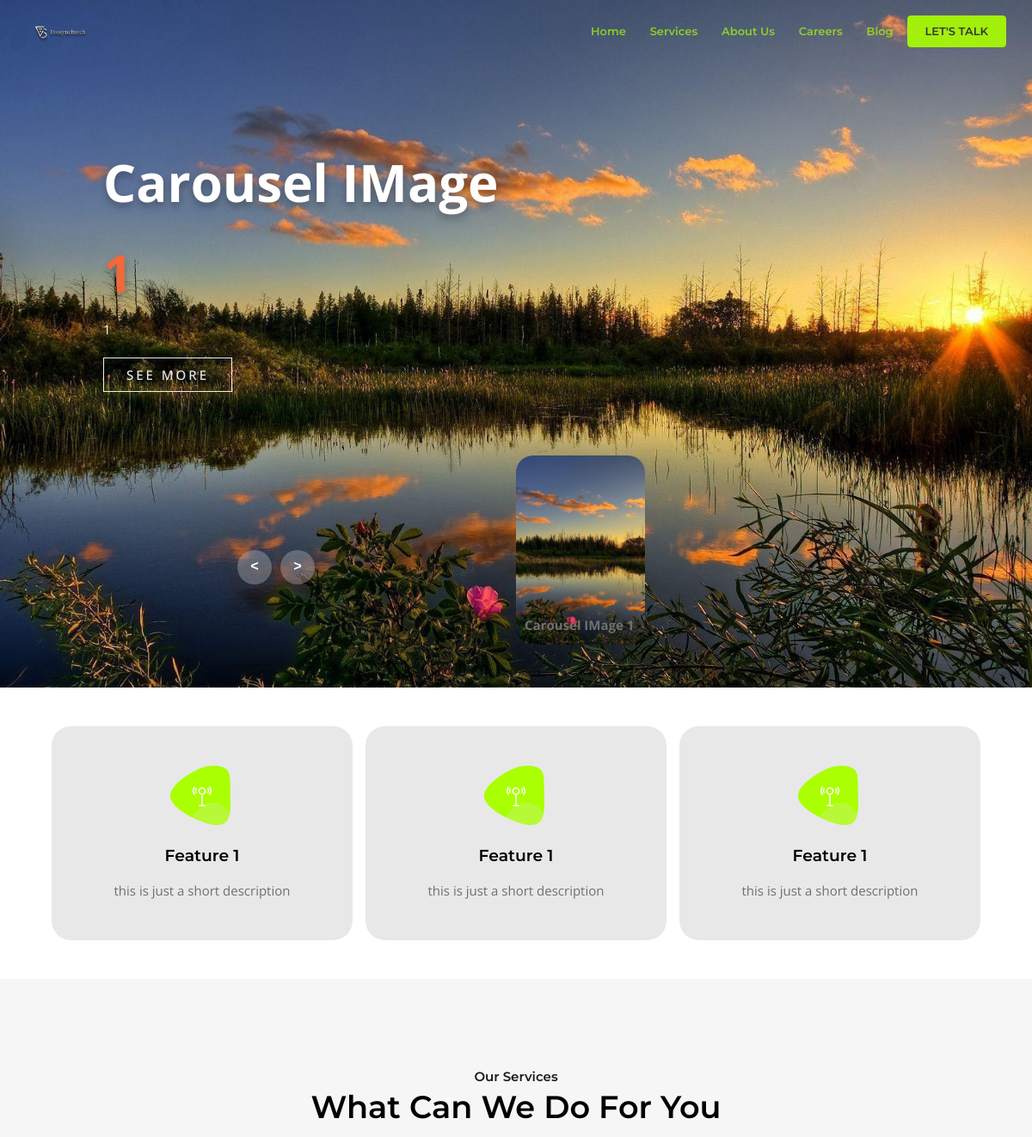
/ (upper part), run on an earlier commit of the app's database.
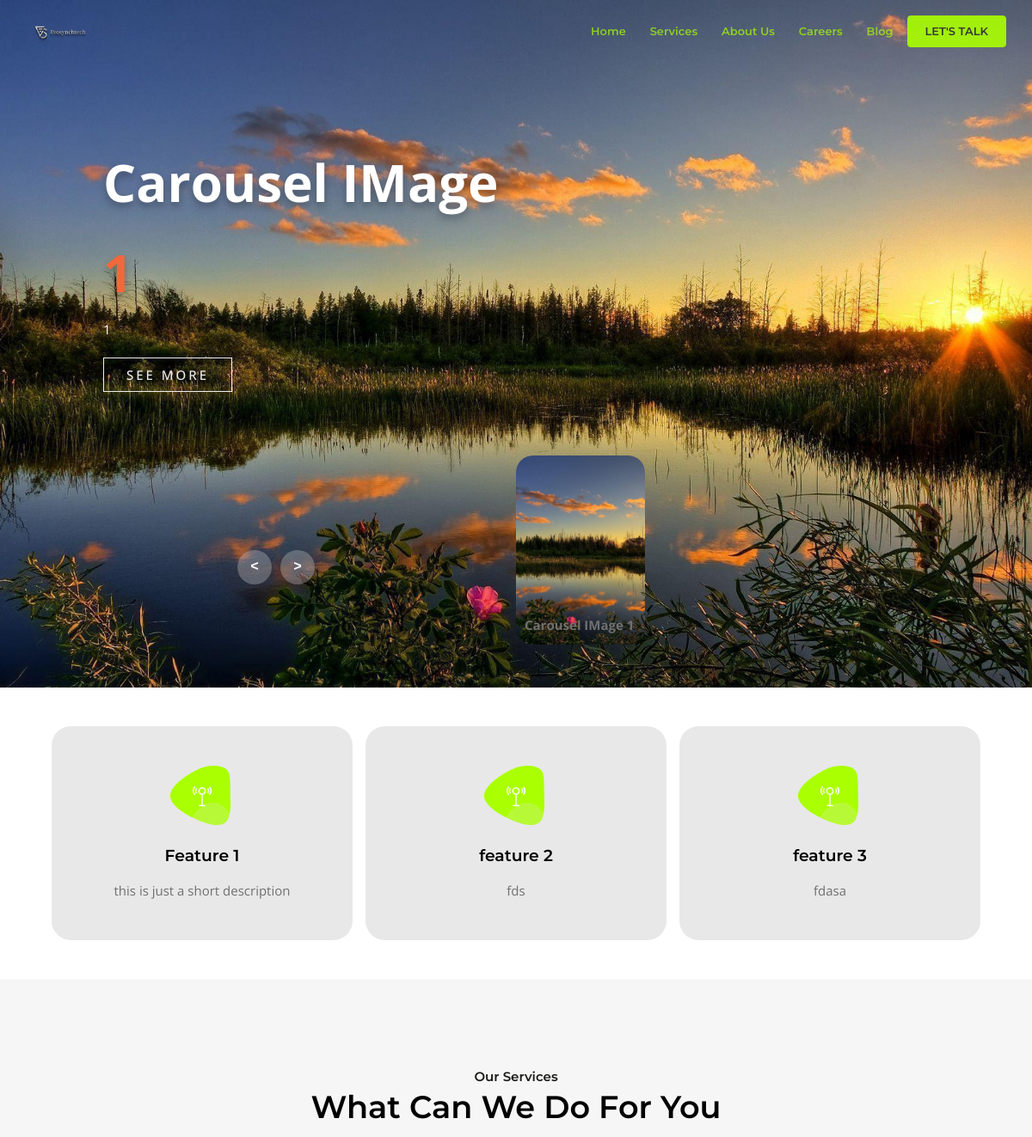
And on a later commit of the database.
### home/models.py (models this page shows, shortened)
class Carousel(models.Model):
    title=models.CharField(max_length=40,validators=[validate_title])
    description=models.TextField()
    image=models.ImageField(upload_to="carousel/images/",null=True,blank=True)
    @property
    def split_title(self):
        title_list = self.title.split(" ")
        main_title = " ".join(title_list[:-1])
        second_title = title_list[-1]
        return main_title, second_title

class Feature(models.Model):
    title=models.CharField(max_length=150)
    short_description=models.CharField(max_length=150)
    logo=models.ImageField(upload_to="features/")

### home/views.py (the view)
# urls.py: path("",views.homePage, name="home_page"),
def homePage(request):
    features=Feature.objects.all()
    services=Service.objects.all()
    blogs=Blog.objects.all().order_by("-id")[:3]
    testimonials=Testimonial.objects.all().order_by("-id")[:6]
    clients=Client.objects.all()
    carousels=Carousel.objects.all().order_by("-id")
    response_data={
        "features":features,
        "services":services,
        "blogs":blogs,
        "testimonials":testimonials,
        "clients":clients,
        "carousels":carousels[:4]
    }
    return render(request,"home/home.html",context=response_data)

### templates/home/home.html (shortened to what this page needs)
{% extends "index.html" %} {% load static %} {% block content %}
<header class="header-v2">
  <nav class="nav-v2">
  </nav>
</header>
{% if carousels %}
<section class="promo-section">
  <div class="carousel-v2">
    <div class="list-v2">
      {% for carousel in carousels %}
      <div class="item-v2">
        <img class="img-v2" src="{{carousel.image.url}}" width="100%"  />
        <div class="content-v2">
          {% with carousel.split_title as title_parts %}
            <div class="title-v2">{{ title_parts.0 }}</div>
            <div class="topic-v2">{{ title_parts.1 }}</div>
        {% endwith %}
          <div class="des-v2">
            {{carousel.description}}
          </div>
          <div class="buttons-v2">
            <button>SEE MORE</button>
          </div>
        </div>
      </div>
      {% endfor %}
    </div>
    <div class="thumbnail-v2">
      {% for carousel in carousels %}
      <div class="item-v2">
        <img src="{{carousel.image.url}}" alt="carousel-{{carousel.title}}"/>
        <div class="content-v2">
          <div class="title-v2">
            {{carousel.title}}
          </div>
        </div>
      </div>
      {% endfor %}
    </div>
    <div class="arrows-v2">
      <button id="prev-v2"><</button>
      <button id="next-v2">></button>
    </div>
  </div>
</section>
{% endif %}
{% if features %}
<section class="promo-section p-5">
  <div class="container">
    <div class="owl-carousel owl-theme promo-carousel">
      {% for feature in features %}
      <div class="item">
          <div
            style="box-shadow: none;" class="single-promo-2 single-promo-hover rounded text-center white-bg p-5"
          >
            <div class="circle-icon">
              <span class="ti-signal text-white"></span>
            </div>
            <h5>{{feature.title}}</h5>
            <p>
              {{feature.short_description}}
            </p>
          </div>
      </div>
      {% endfor %}
    </div>
  </div>
</section>
{% endif %}
{% if services %}
<section class="services-section ptb-100 gray-light-bg">
    <div class="container">
      <div class="row justify-content-center">
        <div class="col-md-8">
          <div class="section-heading text-center mb-5">
            <strong class="color-secondary">Our Services</strong>
            <h2>What Can We Do For You</h2>
          </div>
        </div>
      </div>
    </div>
  </section>
{% endif %}
{% endblock content %} {% include "includes/footer.html" %}

### templates/index.html (shortened to what this page needs)
{% load static %}
<!DOCTYPE html>
<html lang="en">
<head>
    <link rel="stylesheet" href="https://cdnjs.cloudflare.com/ajax/libs/font-awesome/6.5.2/css/all.min.css" />
    <link rel="stylesheet" href="{% static 'css/bootstrap.min.css' %}">
    <link rel="stylesheet" href="{% static 'css/magnific-popup.css' %}">
    <link rel="stylesheet" href="{% static 'css/themify-icons.css' %}">
    <link rel="stylesheet" href="{% static 'css/all.min.css' %}">
    <link rel="stylesheet" href="{% static 'css/animate.min.css' %}">
    <link rel="stylesheet" href="{% static 'css/jquery.mb.YTPlayer.min.css' %}">
    <link rel="stylesheet" href="{% static 'css/owl.carousel.min.css' %}">
    <link rel="stylesheet" href="{% static 'css/owl.theme.default.min.css' %}">
    <link rel="stylesheet" href="{% static 'css/style.css' %}">
    <link rel="stylesheet" href="{% static 'css/responsive.css' %}">
    <link rel="stylesheet" href="{% static 'css/flaticon.css' %}">
    <link rel="stylesheet" href="{% static 'css/nexicon.css' %}">
</head>
<body>
    {% include "includes/navbar.html" %}
    <div class="main">
        {% block content %}{% endblock content %}
    </div>
</body>
</html>

### templates/includes/navbar.html (shortened to what this page needs)
{% load static %}
<header class="header">
    <nav id="navbar" class="navbar navbar-expand-lg fixed-top bg-transparent">
        <div class="container">
            <a class="navbar-brand" href="{% url "home_page" %}">
                <img src="{% static "img/logo.png" %}" alt="logo" height="auto" width="80px" class="img-fluid"/>
            </a>
            <div class="collapse navbar-collapse h-auto" id="navbarSupportedContent">
                <ul class="navbar-nav ml-auto menu">
                    <li><a href="{% url 'home_page' %}">Home</a></li>
                    <li><a href="{% url "service_list" %}">Services</a></li>
                    <li><a href="{% url "about_us" %}">About Us</a></li>
                    <li><a href="{% url "career_list" %}">Careers</a></li>
                    <li><a href="{% url "blog_list" %}">Blog</a></li>
                    <li><a href="{% url "contact_us" %}" class="btn solid-white-btn check-btn">LET'S TALK</a></li>
                </ul>
            </div>
        </div>
    </nav>
</header>

### templates/includes/footer.html (shortened to what this page needs)
{% load static %}

What changed in the data, as far as the page shows it:
added Feature: title "feature 2", short_description "fds"
added Feature: title "feature 3", short_description "fdasa"
